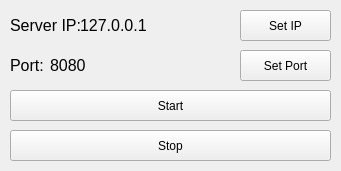
<?xml version="1.0" encoding="UTF-8"?>
<ui version="4.0">
 <class>MainWindow</class>
 <widget class="QMainWindow" name="MainWindow">
  <property name="geometry">
   <rect>
    <x>0</x>
    <y>0</y>
    <width>341</width>
    <height>171</height>
   </rect>
  </property>
  <property name="windowTitle">
   <string>FUP Server</string>
  </property>
  <widget class="QWidget" name="centralwidget">
   <widget class="QLabel" name="label_serverIP">
    <property name="geometry">
     <rect>
      <x>10</x>
      <y>10</y>
      <width>71</width>
      <height>31</height>
     </rect>
    </property>
    <property name="font">
     <font>
      <pointsize>12</pointsize>
     </font>
    </property>
    <property name="text">
     <string>Server IP: </string>
    </property>
   </widget>
   <widget class="QPushButton" name="pushButtonIP">
    <property name="geometry">
     <rect>
      <x>240</x>
      <y>10</y>
      <width>91</width>
      <height>31</height>
     </rect>
    </property>
    <property name="text">
     <string>Set IP</string>
    </property>
   </widget>
   <widget class="QPushButton" name="pushButtonStart">
    <property name="geometry">
     <rect>
      <x>10</x>
      <y>90</y>
      <width>321</width>
      <height>31</height>
     </rect>
    </property>
    <property name="text">
     <string>Start</string>
    </property>
   </widget>
   <widget class="QLabel" name="label_ip">
    <property name="geometry">
     <rect>
      <x>80</x>
      <y>10</y>
      <width>111</width>
      <height>31</height>
     </rect>
    </property>
    <property name="font">
     <font>
      <pointsize>12</pointsize>
     </font>
    </property>
    <property name="text">
     <string>127.0.0.1</string>
    </property>
   </widget>
   <widget class="QLabel" name="label_port">
    <property name="geometry">
     <rect>
      <x>50</x>
      <y>50</y>
      <width>51</width>
      <height>31</height>
     </rect>
    </property>
    <property name="font">
     <font>
      <pointsize>12</pointsize>
     </font>
    </property>
    <property name="text">
     <string>8080</string>
    </property>
   </widget>
   <widget class="QPushButton" name="pushButtonStop">
    <property name="geometry">
     <rect>
      <x>10</x>
      <y>130</y>
      <width>321</width>
      <height>31</height>
     </rect>
    </property>
    <property name="text">
     <string>Stop</string>
    </property>
   </widget>
   <widget class="QPushButton" name="pushButtonPort">
    <property name="geometry">
     <rect>
      <x>240</x>
      <y>50</y>
      <width>91</width>
      <height>31</height>
     </rect>
    </property>
    <property name="text">
     <string>Set Port</string>
    </property>
   </widget>
   <widget class="QLabel" name="label_serverPort">
    <property name="geometry">
     <rect>
      <x>10</x>
      <y>50</y>
      <width>41</width>
      <height>31</height>
     </rect>
    </property>
    <property name="font">
     <font>
      <pointsize>12</pointsize>
     </font>
    </property>
    <property name="text">
     <string>Port:</string>
    </property>
    <property name="margin">
     <number>4</number>
    </property>
   </widget>
  </widget>
 </widget>
 <resources/>
 <connections>
  <connection>
   <sender>pushButtonStart</sender>
   <signal>clicked()</signal>
   <receiver>MainWindow</receiver>
   <slot>upload()</slot>
   <hints>
    <hint type="sourcelabel">
     <x>330</x>
     <y>96</y>
    </hint>
    <hint type="destinationlabel">
     <x>340</x>
     <y>150</y>
    </hint>
   </hints>
  </connection>
  <connection>
   <sender>pushButtonStart</sender>
   <signal>clicked()</signal>
   <receiver>MainWindow</receiver>
   <slot>start()</slot>
   <hints>
    <hint type="sourcelabel">
     <x>220</x>
     <y>101</y>
    </hint>
    <hint type="destinationlabel">
     <x>221</x>
     <y>59</y>
    </hint>
   </hints>
  </connection>
  <connection>
   <sender>pushButtonStop</sender>
   <signal>clicked()</signal>
   <receiver>MainWindow</receiver>
   <slot>stop()</slot>
   <hints>
    <hint type="sourcelabel">
     <x>193</x>
     <y>147</y>
    </hint>
    <hint type="destinationlabel">
     <x>311</x>
     <y>147</y>
    </hint>
   </hints>
  </connection>
  <connection>
   <sender>pushButtonIP</sender>
   <signal>clicked()</signal>
   <receiver>MainWindow</receiver>
   <slot>setIP()</slot>
   <hints>
    <hint type="sourcelabel">
     <x>289</x>
     <y>26</y>
    </hint>
    <hint type="destinationlabel">
     <x>335</x>
     <y>16</y>
    </hint>
   </hints>
  </connection>
  <connection>
   <sender>pushButtonPort</sender>
   <signal>clicked()</signal>
   <receiver>MainWindow</receiver>
   <slot>setPort()</slot>
   <hints>
    <hint type="sourcelabel">
     <x>297</x>
     <y>59</y>
    </hint>
    <hint type="destinationlabel">
     <x>335</x>
     <y>53</y>
    </hint>
   </hints>
  </connection>
 </connections>
 <slots>
  <slot>start()</slot>
  <slot>stop()</slot>
  <slot>setIP()</slot>
  <slot>setPort()</slot>
  <slot>accept()</slot>
 </slots>
</ui>
